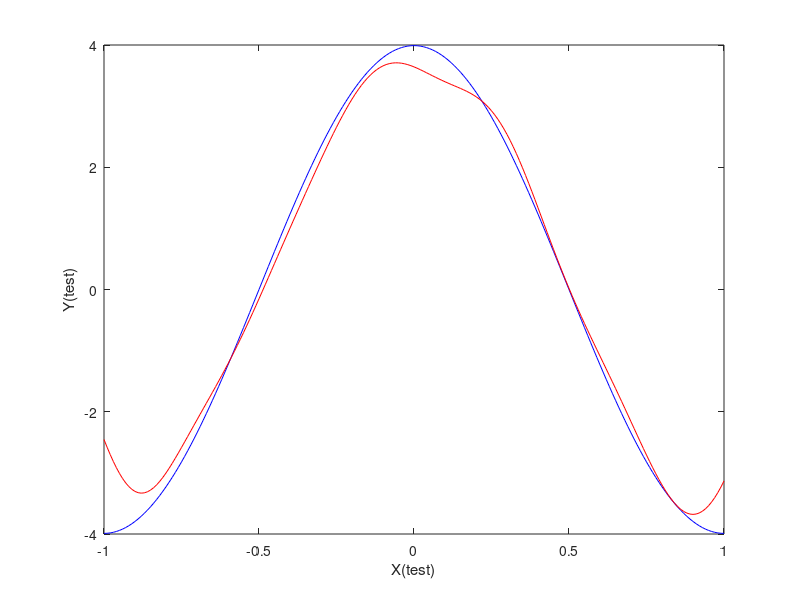

Source code (MATLAB): (Note: this script raises an error after producing the figure.)
 
%RBF
%in baraame shabake asabi RBF baraye darunyabi seri zamani ast.
%seri zamani ba tabdil fourier be shekle mosalasati bayad ijad gardand va dar
%baze mored nazar moshakhas shavand.baze dar in barname [-1,1] ast.
%tedad marakeze sabet ba tavajoh be gaame baze sakhte mishavand.hamchenin dar in barnaame az marakeze
%sabet va kernel Gausian baraye darunyabi estefade gardid.in marakez be surate random ijad
%mishavand.
close all
clear all
clc;
%tolid data test va training dar baaze [-1,1] va gaame 0.1 , 0.05
x=-1:0.05:1;
xt=-1:0.1:1;

%tolid data training
for i=1:length(x)
y(i)=3.99*(cos(pi*x(i)))+0.3*randn;
d=0;
e=0;
e=(e+abs(y(i)-d))/20
end
% tolide 20 markaze random sabet az nemune
index=randperm(numel(x));
v=x(index(1:20));
p=sort(v);
markaz=p';
% sakhte matrix darunyabi baraye data training va taabe kernel e Gausian
p=length(x);
p1=length(markaz);
for i=1:1:p
 
for j=1:1:p1
mu=x(i)-markaz(j);
k=mu^2/0.02;
gtr(i,j)=exp(-0.5*k);
 
end
end
I=eye(20);
lamda=1;
% tanzim factor vazn
W=inv((gtr'*gtr)+ lamda * I)*gtr'*y';
xt=-1:0.01:1
%yt khoruji matlub ast.
for i=1:length(xt)
yt(i)=3.99*(cos(pi*xt(i)));
test(i,j)=exp(-0.5*k);
 d=0;
e1=0;
e1=(e1+abs(yt(i)-d))/40
end
% sakhte matrix darunyabi baraye data test va taabe kernel e Gausian
p2=length(xt);
for i=1:1:p2
 
for j=1:1:p1
mu=xt(i)-markaz(j);
k=mu^2/.02;
gt(i,j)=exp(-0.5*k);
 
end
end
dtest=gt*W;

% plot haa.
figure;
plot(xt,yt,'b-',xt,dtest,'r');
xlabel('X(test)');
ylabel('Y(test)');
mu = legend('khoruji morede entezar','monhani taghribi',2);

